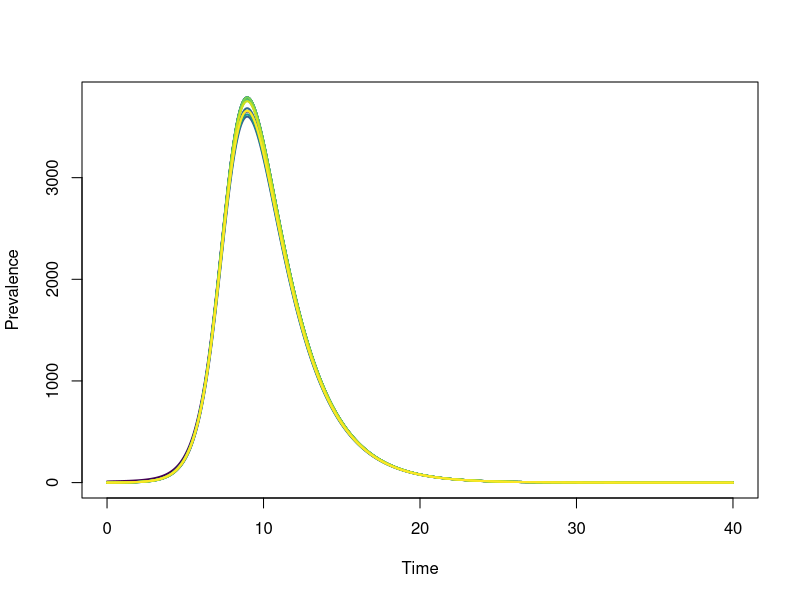

The R script that drew this image:
## ---- chunk 1
#install.packages("pracma", "deSolve", "viridis", "sf")
#install.packages("lwgeom")
## ---- chunk 2
library(pracma)
library(deSolve)
library(viridis)
## ---- chunk 3
transportOp <- function( x, rho, tau, nn )  {
	mm <- matrix(0, nrow=nn, ncol=nn)
	for (ii in 1:nn)  {
		for (jj in 1:nn)  {
			if (ii == jj)  {
				mm[ii,jj] = -(sum(rho[ii,])-rho[ii,ii])*x[ii,ii] + tau*(sum(x[ii,])-x[ii,ii])
			} else {
				mm[ii,jj] =  rho[ii,jj] * x[jj,jj] - tau*x[ii,jj]
			}
		}
	}
	return(mm)
}
## ---- chunk 4
sir.model <- function( t, x, params )  {
	patches <- params[[1]]   # This is the number of sub-populations
	mu <- params[[2]]        # Birth/death rate
	gamma <- params[[3]]     # Recovery rate
	beta <- params[[4]]      # Common transmission rate
	rho <- params[[5]]       # Contact matrix
	tau <- params[[6]]       # Rate of return

	# Extract the susceptibles and infectives
	NN      <- matrix(x[1:(patches*patches)], nrow=patches, ncol=patches)
	pop.sus <- matrix(x[(patches*patches+1):(2*patches*patches)], nrow=patches, ncol=patches)
	pop.inf <- matrix(x[(2*patches*patches+1):(3*patches*patches)], nrow=patches, ncol=patches)
	dn <- matrix( 0, nrow = patches, ncol = patches )
	ds <- matrix( 0, nrow = patches, ncol = patches )
	di <- matrix( 0, nrow = patches, ncol = patches )

	# Find rhs of (1) using vector calculus
	omegaN = transportOp( NN,      rho, tau, patches )
	omegaS = transportOp( pop.sus, rho, tau, patches )
	omegaI = transportOp( pop.inf, rho, tau, patches )
	for (ii in 1:patches)  {
		dn[ii,] <- omegaN[ii,]
		cc <- sum(pop.inf[ii,])/sum(NN[ii,])
		ds[ii,] <- mu*(NN[ii,]-pop.sus[ii,])-beta[ii]*pop.sus[ii,]*cc + omegaS[ii,]
		di[ii,] <- beta[ii]*pop.sus[ii,]*cc - (gamma+mu)*pop.inf[ii,] + omegaI[ii,]
	}

	res <- c(dn,ds,di)
	return(list(res))
}
## ---- chunk 5
patches <- 16
NN <- 10000*diag(patches)
## ---- chunk 6
mu <- 1.0/(70*365)
gamma <- 1./2.2
beta  <- rep(1.66, patches)
tau   <- (7*24)/40
## ---- chunk 7
rho <- matrix(2*runif(patches*patches), nrow=patches, ncol=patches) / patches
# Diagonal elements represent individuals not moving 
# and are set by applying the constraint on rho
for (jj in 1:nrow(rho))  {
	rho[jj,jj] <- 0
}
# Make sure that sum_i rho_ij = 1
for (jj in 1:ncol(rho))  {
	if (sum(rho[,jj]) > 1)  {
		rho[,jj] <- rho[,jj] / sum(rho[,jj])
	}
	rho[jj,jj] <- 1-sum(rho[,jj])
}
## ---- chunk 8
params <- list(patches, mu, gamma, beta, rho, tau)
## ---- chunk 9
times <- seq( from = 0, to = 40, by = 0.05)
start.I0 <- matrix(0, nrow=patches, ncol=patches)
start.I0[1,1] <- 10
start.S0 <- NN-start.I0
xstart <- c(NN, start.S0, start.I0 )
## ---- chunk 10
res <- deSolve::ode( xstart, times, sir.model, params, method=deSolve::rk4 )
## ---- chunk 11
output <- data.frame( res )

showOutput2 <- function(out, nregions)  {
	x.min <- min(out$time)
	x.max <- max(out$time)
	yy <- out[,(2*nregions*nregions+2):ncol(out)]  # Only take infectives
	
	yout <- apply(yy, 1, function(x) {apply(matrix(x, nregions, nregions),2,sum)})
	y.min <- 0
	y.max <- max(yout)
	plot( c(x.min, x.max), c(y.min, y.max), type="n", col=3, lwd=2,
		  ylim=c(0,y.max), xlab="Time", ylab="Prevalence" )
	for (ii in 1:nregions)  {
		lines( out$time, yout[ii,], lwd=2, col=viridis(nregions)[ii] )
	}
}

showOutput2(output, patches)
